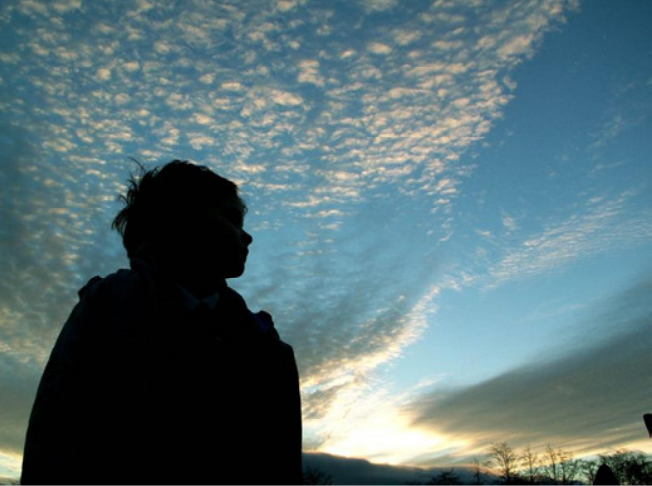
//> input picture test_data/img/img0.png, 652 x 486 px; its folder holds 4 pictures in this run
$ ./main   (built with g++ and OpenCV 4)
//> lines starting //> are read from the running program, lines starting //| are printed output that depends on the picture; after the words box and inside, x2 and y2 are one past the last pixel; in counts of white or black regions, pixels touching at a corner belong together
### OpenCvUtility.h
#ifndef OPENCV_UTILITY_H
#define OPENCV_UTILITY_H

#include <iostream>
#include <fstream>
#include <vector>
#include <opencv2/opencv.hpp>

using namespace std;
using namespace cv;

void LineInterpolation(Point points[2], vector<Point> &PointList);
void GetCurve(const vector<Point>& mouse_points, vector<Point> &PointList);

// [17 lines left out: functions DrawPoints, AlphaBlending, not called in this run]

#endif /* OPENCV_UTILITY_H */

### Photometric_Correction.h
#pragma once
#include<opencv2\opencv.hpp>
#include<iostream>
using namespace std;
using namespace cv;

class Photometric_Correction {
private:
    Mat mask;
    int **B;
    float **Jx, **Jy;
    float **J_x, **J_y;
    Mat src;
    Mat patch;
public:
    Photometric_Correction() = default;
    Photometric_Correction(Mat &mask);
    void updateMask(Rect rec);
    bool inMask(Point2i p);
    Mat correct(Mat &patch, Mat &imgmask, Mat &resImg,Rect &rec);
};

### AnchorPoint.h
// [22 lines of commented-out code are left out]

### main.cpp
#include <iostream>
#include <vector>
#include <opencv2/opencv.hpp>
#include "StructurePropagation.h"
#include "OpenCvUtility.h"

using namespace std;
using namespace cv;

#define LINE_STRUCTURE 0
#define CURVE_STRUCTURE 1

#define ks 50
#define ki 2

Mat img;
Mat mask;
Mat mask_inv;
Mat draw_mask;
Mat show_brush;
Mat img_masked;
Mat draw_structure;
Mat mask_structure;
Mat sp_result;
Mat tp_result;
Point pt;
Point prev_pt;
Point points[2] = {Point(-1, -1), Point(-1, -1)};
vector<Point> curvepoints;
vector<vector<Point>> plist;
vector<vector<Point>> mousepoints;
StructurePropagation SP;
int brush_size;
int img_current = 1;
int block_size = 20;
int sample_step = 10;
int line_or_curve = LINE_STRUCTURE;
int points_i=0;

void getImage();
void getMask();
static void callback_draw_mask(int event, int x, int y, int flags, void* param);
void showInterface();
static void callback_draw_line(int event, int x, int y, int flags, void* param);

int main(int argc, char* argv[]) {
    getImage();
    getMask();
    showInterface();
    return 0;
}


void getImage() {
    cout << "Choosing images..." << endl;
    string img_path = "test_data/img/";
    vector<cv::String> files;
    // get the number of images in the directory
    cv::glob(img_path, files, false);
    int img_num = files.size();
    img_current = 0;
    char k = waitKey(0);
//> the space key is pressed
    img = imread(img_path + "img" + to_string(img_current) + ".png", 1);
//> img is the input picture: 486 rows x 652 cols, CV_8UC3; mean B, G, R 116.7, 111.9, 87.9
    imshow("img", img);
    // 27: escape key
    while (k != 27) {
        // last image
        if (k == '[') {
            img_current = (img_current + img_num - 1) % img_num;
        }
            // next image
        else if (k == ']') {
            img_current = (img_current + 1) % img_num;
        }
        img = imread(img_path + "img" + to_string(img_current) + ".png", 1);
        imshow("img", img);
        k = waitKey(0);
//> the Esc key is pressed
    }
    destroyAllWindows();
}

void getMask() {
    mask = Mat::zeros(img.rows, img.cols, CV_8UC1);
    draw_mask = img.clone();
    show_brush = draw_mask.clone();
    brush_size = 20;
    prev_pt = Point(-1, -1);

    namedWindow("draw mask");
    imshow("draw mask", show_brush);
    setMouseCallback("draw mask", callback_draw_mask);

    char k = waitKey(0);
//> the left mouse button is pressed at (163, 121)
//> in callback_draw_mask, `line(mask, prev_pt, pt, Scalar(255), 2 * brush_size);`:
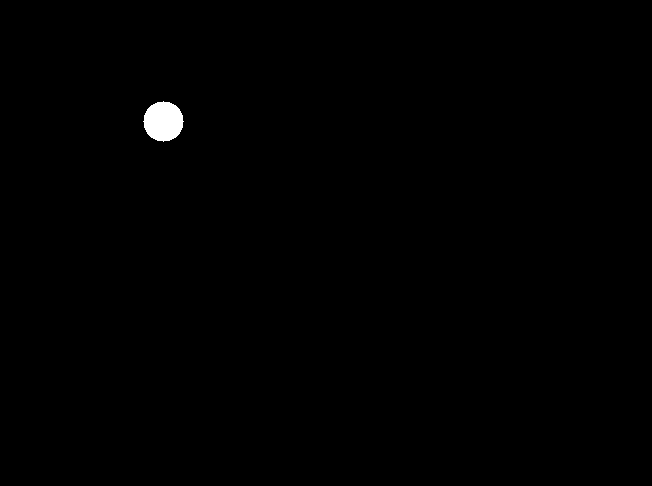
//> mask: 486 rows x 652 cols, CV_8UC1; 0.4% white; 1 white region, box (x1, y1, x2, y2) and area: (143, 101, 184, 142) 1257
//> in callback_draw_mask, `line(draw_mask, prev_pt, pt, Scalar(255, 0, 0), 2 * brush_size);`: draw_mask: 486 rows x 652 cols, CV_8UC3; 0.4% of pixels changed, all inside (x1, y1, x2, y2) = (143, 101, 184, 142)
//> in callback_draw_mask, `circle(show_brush, pt, brush_size, Scalar(255, 0, 255), -1);`: show_brush: 486 rows x 652 cols, CV_8UC3; mean B, G, R 117.2, 111.4, 88.4
//> the mouse is dragged to (326, 243)
//> call 2 of callback_draw_mask, with event = 0, x = 326, y = 243, flags = 1
//> in callback_draw_mask (call 2), `line(mask, prev_pt, pt, Scalar(255), 2 * brush_size);`:
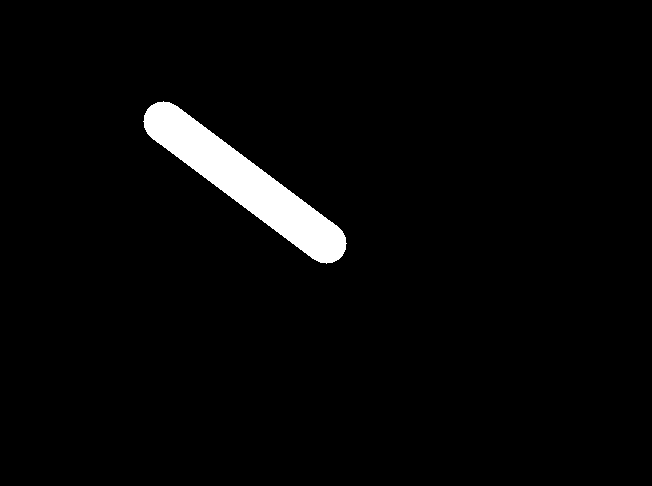
//> mask: 486 rows x 652 cols, CV_8UC1; 3% white; 1 white region, box (x1, y1, x2, y2) and area: (143, 101, 347, 264) 9568
//> in callback_draw_mask (call 2), `line(draw_mask, prev_pt, pt, Scalar(255, 0, 0), 2 * brush_size);`: draw_mask: 486 rows x 652 cols, CV_8UC3; mean B, G, R 119.9, 107.6, 84.6
//> in callback_draw_mask (call 2), `circle(show_brush, pt, brush_size, Scalar(255, 0, 255), -1);`:
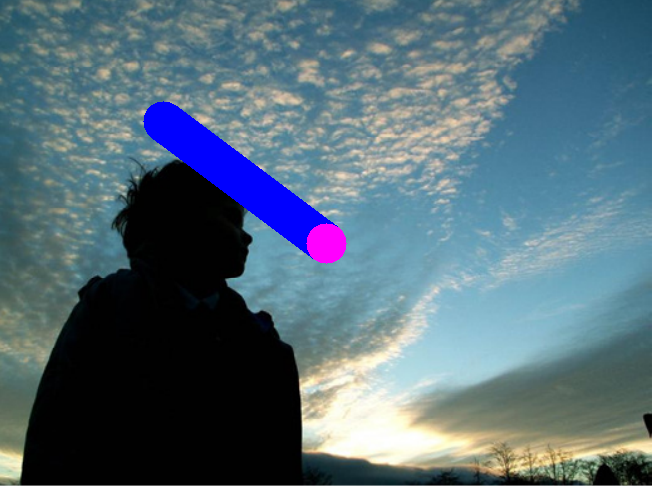
//> show_brush: 486 rows x 652 cols, CV_8UC3; mean B, G, R 119.9, 107.6, 85.6
//> the mouse is dragged to (489, 364)
//> call 3 of callback_draw_mask, with event = 0, x = 489, y = 364, flags = 1
//> in callback_draw_mask (call 3), `line(mask, prev_pt, pt, Scalar(255), 2 * brush_size);`:
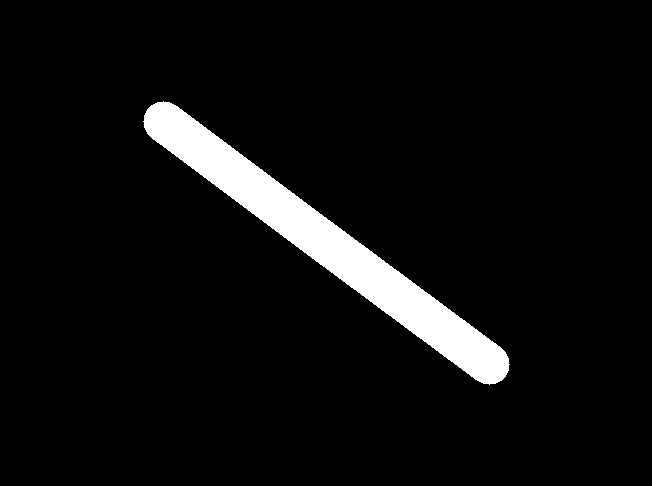
//> mask: 486 rows x 652 cols, CV_8UC1; 5.6% white; 1 white region, box (x1, y1, x2, y2) and area: (143, 101, 510, 385) 17870
//> in callback_draw_mask (call 3), `line(draw_mask, prev_pt, pt, Scalar(255, 0, 0), 2 * brush_size);`:
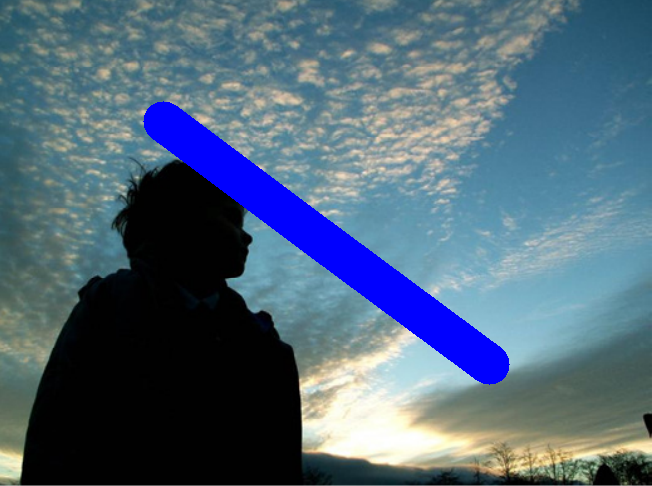
//> draw_mask: 486 rows x 652 cols, CV_8UC3; mean B, G, R 121.4, 102.9, 80.9
//> in callback_draw_mask (call 3), `circle(show_brush, pt, brush_size, Scalar(255, 0, 255), -1);`:
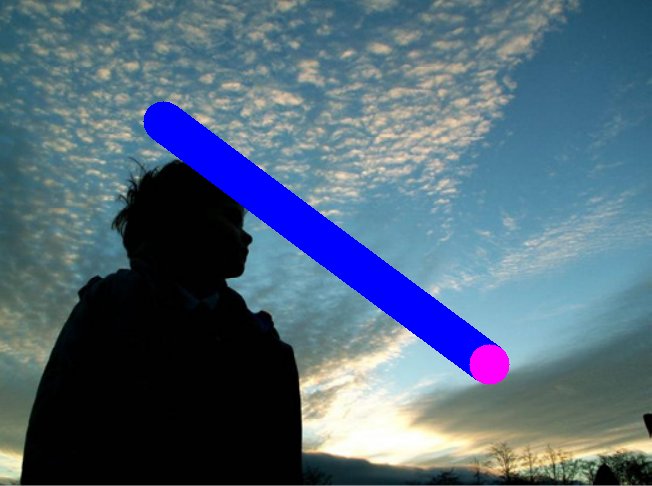
//> show_brush: 486 rows x 652 cols, CV_8UC3; 0.4% of pixels changed, all inside (x1, y1, x2, y2) = (469, 344, 510, 385)
//> the button is released at (489, 364)
//> the space key is pressed
    while (k != 27) {
        if (k == '[') {
            if (brush_size > 1) {
                brush_size--;
            }
        }
            // larger brush
        else if (k == ']') {
            if (brush_size < 40) {
                brush_size++;
            }
        }

            // enter key: use default mask
        else if (k == 13) {
            mask = imread("test_data/mask/mask" + to_string(img_current) + ".png", 0);
            break;
        }

            // reset
        else if (k == 'r') {
            mask = Mat::zeros(img.rows, img.cols, CV_8UC1);
            draw_mask = img.clone();
            prev_pt = Point(-1, -1);
        }

        show_brush = draw_mask.clone();
        circle(show_brush, pt, brush_size, Scalar(255, 0, 255), -1);
        imshow("draw mask", show_brush);

        k = waitKey(0);
//> the Esc key is pressed
    }
    threshold(mask, mask_inv, 100, 255, CV_THRESH_BINARY_INV);
    destroyAllWindows();
    img_masked = Mat::zeros(img.size(), CV_8UC3);
    img.copyTo(img_masked, mask_inv);
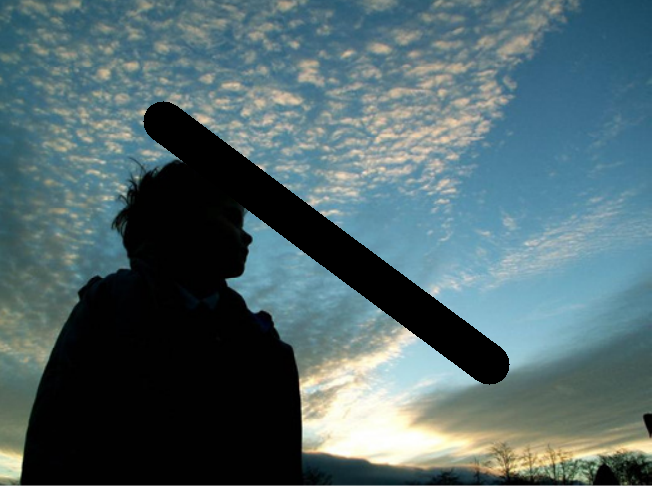
//> img_masked: 486 rows x 652 cols, CV_8UC3; mean B, G, R 107, 102.9, 80.9
}


static void callback_draw_mask(int event, int x, int y, int flags, void* param) {
    pt = Point(x, y);
    if ((event == CV_EVENT_MOUSEMOVE && (flags & CV_EVENT_FLAG_LBUTTON)) || event == CV_EVENT_LBUTTONDOWN) {
        if (prev_pt.x == -1) {
            prev_pt = pt;
        }
        line(mask, prev_pt, pt, Scalar(255), 2 * brush_size);
        line(draw_mask, prev_pt, pt, Scalar(255, 0, 0), 2 * brush_size);
        prev_pt = pt;
    }
    else if (event == CV_EVENT_LBUTTONUP) {
        prev_pt = Point(-1, -1);
    }

    show_brush = draw_mask.clone();
    circle(show_brush, pt, brush_size, Scalar(255, 0, 255), -1);
    imshow("draw mask", show_brush);
}


void showInterface() {
    prev_pt = Point(-1, -1);
    sp_result = img_masked.clone();
    draw_structure = img_masked.clone();
    mask_structure = Mat::zeros(img.rows, img.cols, CV_8UC1);

    namedWindow("run");
    createTrackbar("Block Size", "run", &block_size, 50);
    createTrackbar("Sample Step", "run", &sample_step, 20);
    createTrackbar("Line or Curve", "run", &line_or_curve, 1);
//> slider 'Line or Curve' is set to 1
    imshow("run", draw_structure);
    setMouseCallback("run", callback_draw_line);

    char k = waitKey(0);
//> the space key is pressed
    while (k != 27)
    {
        // structure propagation
        Mat mask_structure_tmp = Mat::zeros(img.rows, img.cols, CV_8UC1);
        if (k == 's')
        {
            // run structure propagation
            SP.SetParam(block_size, sample_step, line_or_curve, ks, ki);
            cout << plist.size() << endl;
            SP.Run(mask_inv, img_masked, mask_structure_tmp, plist, sp_result);

            mask_structure_tmp.copyTo(mask_structure, mask_structure_tmp);
            draw_structure = sp_result.clone();
            imshow("run", draw_structure);
            img_masked = sp_result;
            plist.clear();
            mousepoints.clear();
        }
            // reset
        else if (k == 'r')
        {
            draw_structure = img_masked.clone();
            sp_result = img_masked.clone();
            imshow("run", draw_structure);

            plist.clear();
            mousepoints.clear();
        }
            // texture synthesis
        else if (k == 't') {
            Mat tmp = sp_result.clone();
            for (int i = 0; i < plist.size(); i++) {
                DrawPoints(plist[i], img, CV_RGB(255, 0, 0), 1);
            }
            sp_result.copyTo(tp_result);
            SP.TextureCompletion(mask, mask_structure, tmp, tp_result);
        }

        k = waitKey(0);
//> the Esc key is pressed
    }
}


// [48 lines left out: function callback_draw_line, not called in this run]
